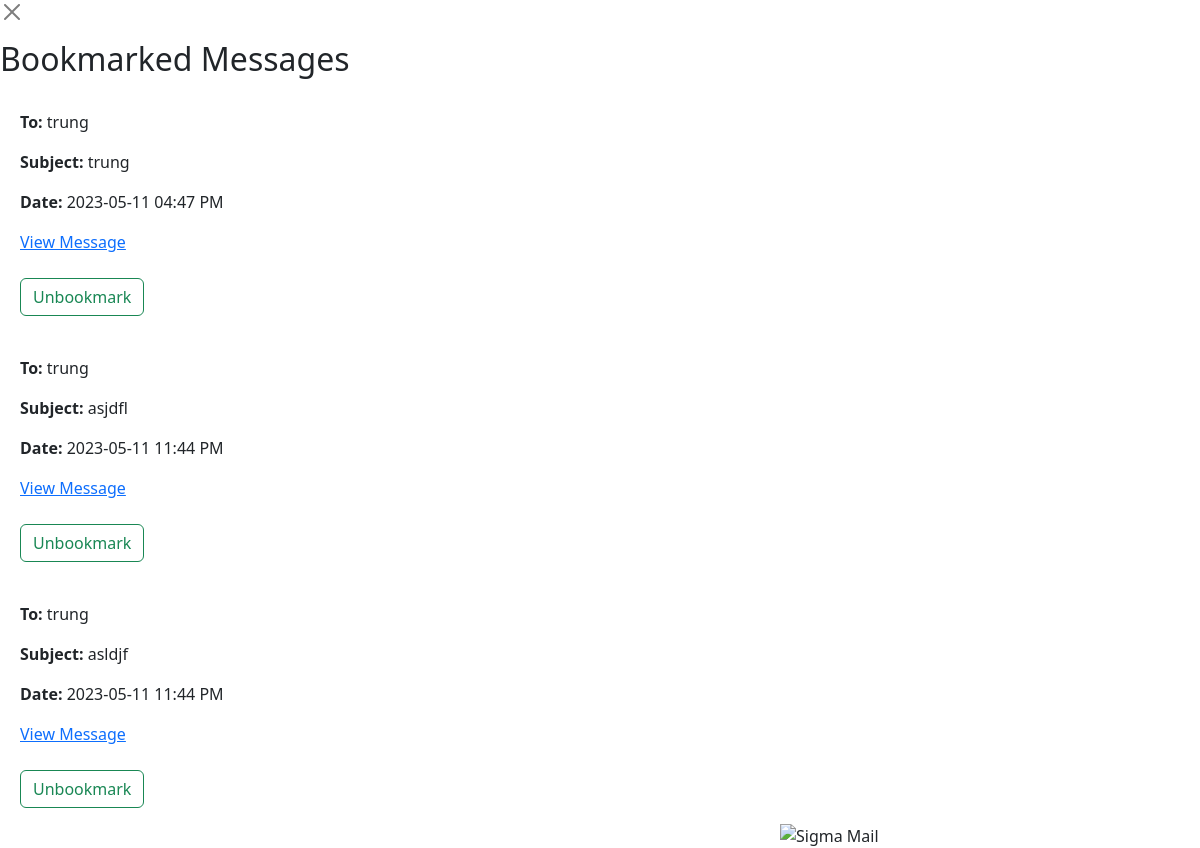
The app's page /bookmarked (signed in) with its own data.
### app/models.py (models this page shows, shortened)
class Message(db.Model):
    id = db.Column(db.Integer, primary_key=True)
    sender_id = db.Column(db.Integer, db.ForeignKey('user.id'), nullable=False)
    recipient_id = db.Column(db.Integer, db.ForeignKey('user.id'), nullable=False)
    subject = db.Column(db.String(100), nullable=False)
    body = db.Column(db.String(500), nullable=False)
    timestamp = db.Column(db.DateTime, default=datetime.now())
    bookmark = db.Column(db.Boolean, default=False)
    sender = db.relationship('User', foreign_keys=[sender_id])
    recipient = db.relationship('User', foreign_keys=[recipient_id])

class User(db.Model, UserMixin):
    id = db.Column(db.Integer, primary_key=True)
    username = db.Column(db.String(32), nullable=False)
    password = db.Column(db.String(32), nullable=False)
    email = db.Column(db.String(100), nullable=False)
    bio = db.Column(db.String(100), nullable = False, default = '')
    name = db.Column(db.String(32), nullable = False, default = '')
    friends = db.relationship('Friend', backref='user', lazy='dynamic')

### app/routes.py (the view)
@myapp_obj.route('/bookmarked', methods = ['GET'])
@login_required
def view_bookmark():
    bookmarked = Message.query.filter_by(bookmark=True).all() #Only displays messages that have bookmark boolean true
    return render_template('bookmarks.html', bookmarked=bookmarked)

### app/models.py (called while the page is built)
@login_manager.user_loader
def load_user(user_id):
    return User.query.get(int(user_id))

### app/templates/bookmarks.html (shortened to what this page needs)
<form action="{{ url_for('mainpage') }}">
  <button class="btn-close" aria-label="Close" type="submit"></button>
</form>
<h2>Bookmarked Messages</h2>
<link rel="stylesheet" href="{{ url_for('static', filename='mainpage.css') }}">
<link href="https://cdn.jsdelivr.net/npm/bootstrap@5.3.0-alpha3/dist/css/bootstrap.min.css" rel="stylesheet">
<div class="image-container2" style="float:right;width:35%;">
  <img src="https://i.imgflip.com/6ja3h0.png" alt="Sigma Mail" style="max-width: 100%;">
</div>
{% for message in bookmarked %}
<div class="message">
  <p><strong>To:</strong> {{ message.recipient.username }}</p>
  <p><strong>Subject:</strong> {{ message.subject }}</p>
  <p><strong>Date:</strong> {{ message.timestamp.strftime('%Y-%m-%d %I:%M %p') }}</p>
  <td><a href="{{ url_for('message', message_id=message.id) }}">View Message</a></td>
  <br>
  <br>
</div>
<div>
  <div class = "bookmarker">
  <form method="post" action="{{ url_for('unbookmark', message_id=message.id) }}">
      <button class="btn btn-outline-success" type="submit">Unbookmark</button>
  </form>
  </div>
</div>
{% endfor %}

### app/static/mainpage.css (style rules this page uses)
.image-container2 { position: fixed; bottom: 0; right: 0; width: 30%; }
.message { margin-left: 20px; }
.bookmarker { margin-left: 20px; }

### records on screen
Message: recipient.username "trung", subject "trung", timestamp "2023-05-11 04:47 PM"
Message: recipient.username "trung", subject "asjdfl", timestamp "2023-05-11 11:44 PM"
Message: recipient.username "trung", subject "asldjf", timestamp "2023-05-11 11:44 PM"
